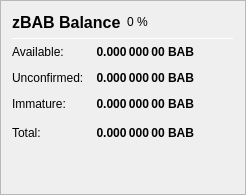
                   <widget class="QFrame" name="frame_ZerocoinBalances">
                    <property name="frameShape">
                     <enum>QFrame::StyledPanel</enum>
                    </property>
                    <property name="frameShadow">
                     <enum>QFrame::Raised</enum>
                    </property>
                    <layout class="QVBoxLayout" name="verticalLayout_7">
                     <item>
                      <layout class="QHBoxLayout" name="horizontalLayout_8" stretch="0,0,0">
                       <item>
                        <widget class="QLabel" name="label_5z_3">
                         <property name="minimumSize">
                          <size>
                           <width>0</width>
                           <height>20</height>
                          </size>
                         </property>
                         <property name="font">
                          <font>
                           <pointsize>12</pointsize>
                           <weight>75</weight>
                           <bold>true</bold>
                          </font>
                         </property>
                         <property name="text">
                          <string>zBAB Balance</string>
                         </property>
                        </widget>
                       </item>
                       <item>
                        <widget class="QLabel" name="labelzBABPercent">
                         <property name="text">
                          <string notr="true">0 %</string>
                         </property>
                        </widget>
                       </item>
                       <item>
                        <spacer name="horizontalSpacer_11">
                         <property name="orientation">
                          <enum>Qt::Horizontal</enum>
                         </property>
                         <property name="sizeHint" stdset="0">
                          <size>
                           <width>40</width>
                           <height>20</height>
                          </size>
                         </property>
                        </spacer>
                       </item>
                      </layout>
                     </item>
                     <item>
                      <widget class="Line" name="line_ZerocoinBalance">
                       <property name="minimumSize">
                        <size>
                         <width>0</width>
                         <height>1</height>
                        </size>
                       </property>
                       <property name="maximumSize">
                        <size>
                         <width>16777215</width>
                         <height>1</height>
                        </size>
                       </property>
                       <property name="orientation">
                        <enum>Qt::Horizontal</enum>
                       </property>
                      </widget>
                     </item>
                     <item>
                      <layout class="QGridLayout" name="gridLayout_5">
                       <property name="spacing">
                        <number>12</number>
                       </property>
                       <item row="1" column="0">
                        <widget class="QLabel" name="labelzBalanceMatureText">
                         <property name="toolTip">
                          <string>Mature: more than 20 confirmation and more than 1 mint of the same denomination after it was minted.
These zBAB are spendable.</string>
                         </property>
                         <property name="text">
                          <string>Available:</string>
                         </property>
                        </widget>
                       </item>
                       <item row="1" column="1">
                        <widget class="QLabel" name="labelzBalanceMature">
                         <property name="font">
                          <font>
                           <weight>75</weight>
                           <bold>true</bold>
                          </font>
                         </property>
                         <property name="toolTip">
                          <string>Mature: more than 20 confirmation and more than 1 mint of the same denomination after it was minted.
These zBAB are spendable.</string>
                         </property>
                         <property name="text">
                          <string notr="true">0.000 000 00 BAB</string>
                         </property>
                         <property name="alignment">
                          <set>Qt::AlignRight|Qt::AlignTrailing|Qt::AlignVCenter</set>
                         </property>
                        </widget>
                       </item>
                       <item row="2" column="0">
                        <widget class="QLabel" name="labelzBalanceUnconfirmedText">
                         <property name="toolTip">
                          <string>Unconfirmed: less than 20 confirmations
Immature: confirmed, but less than 1 mint of the same denomination after it was minted</string>
                         </property>
                         <property name="text">
                          <string>Unconfirmed:</string>
                         </property>
                        </widget>
                       </item>
                       <item row="2" column="1">
                        <widget class="QLabel" name="labelzBalanceUnconfirmed">
                         <property name="font">
                          <font>
                           <weight>75</weight>
                           <bold>true</bold>
                          </font>
                         </property>
                         <property name="toolTip">
                          <string>Unconfirmed: less than 20 confirmations
Immature: confirmed, but less than 1 mint of the same denomination after it was minted</string>
                         </property>
                         <property name="text">
                          <string notr="true">0.000 000 00 BAB</string>
                         </property>
                         <property name="alignment">
                          <set>Qt::AlignRight|Qt::AlignTrailing|Qt::AlignVCenter</set>
                         </property>
                        </widget>
                       </item>
                       <item row="3" column="0">
                        <widget class="QLabel" name="labelzBalanceImmatureText">
                         <property name="toolTip">
                          <string>Unconfirmed: less than 20 confirmations
Immature: confirmed, but less than 1 mint of the same denomination after it was minted</string>
                         </property>
                         <property name="text">
                          <string>Immature:</string>
                         </property>
                        </widget>
                       </item>
                       <item row="3" column="1">
                        <widget class="QLabel" name="labelzBalanceImmature">
                         <property name="font">
                          <font>
                           <weight>75</weight>
                           <bold>true</bold>
                          </font>
                         </property>
                         <property name="toolTip">
                          <string>Unconfirmed: less than 20 confirmations
Immature: confirmed, but less than 1 mint of the same denomination after it was minted</string>
                         </property>
                         <property name="text">
                          <string notr="true">0.000 000 00 BAB</string>
                         </property>
                         <property name="alignment">
                          <set>Qt::AlignRight|Qt::AlignTrailing|Qt::AlignVCenter</set>
                         </property>
                        </widget>
                       </item>
                       <item row="4" column="0">
                        <widget class="QLabel" name="labelzBalanceText">
                         <property name="toolTip">
                          <string>Your current zBAB balance, unconfirmed and immature zBAB included.</string>
                         </property>
                         <property name="text">
                          <string>Total:</string>
                         </property>
                        </widget>
                       </item>
                       <item row="4" column="1">
                        <widget class="QLabel" name="labelzBalance">
                         <property name="font">
                          <font>
                           <weight>75</weight>
                           <bold>true</bold>
                          </font>
                         </property>
                         <property name="cursor">
                          <cursorShape>IBeamCursor</cursorShape>
                         </property>
                         <property name="toolTip">
                          <string>Your current zBAB balance, unconfirmed and immature zBAB included.</string>
                         </property>
                         <property name="text">
                          <string notr="true">0.000 000 00 BAB</string>
                         </property>
                         <property name="alignment">
                          <set>Qt::AlignRight|Qt::AlignTrailing|Qt::AlignVCenter</set>
                         </property>
                         <property name="textInteractionFlags">
                          <set>Qt::LinksAccessibleByMouse|Qt::TextSelectableByKeyboard|Qt::TextSelectableByMouse</set>
                         </property>
                        </widget>
                       </item>
                       <item row="4" column="2">
                        <spacer name="horizontalSpacer_4">
                         <property name="orientation">
                          <enum>Qt::Horizontal</enum>
                         </property>
                         <property name="sizeHint" stdset="0">
                          <size>
                           <width>40</width>
                           <height>20</height>
                          </size>
                         </property>
                        </spacer>
                       </item>
                      </layout>
                     </item>
                     <item>
                      <spacer name="verticalSpacer_4">
                       <property name="orientation">
                        <enum>Qt::Vertical</enum>
                       </property>
                       <property name="sizeHint" stdset="0">
                        <size>
                         <width>20</width>
                         <height>40</height>
                        </size>
                       </property>
                      </spacer>
                     </item>
                    </layout>
                   </widget>
